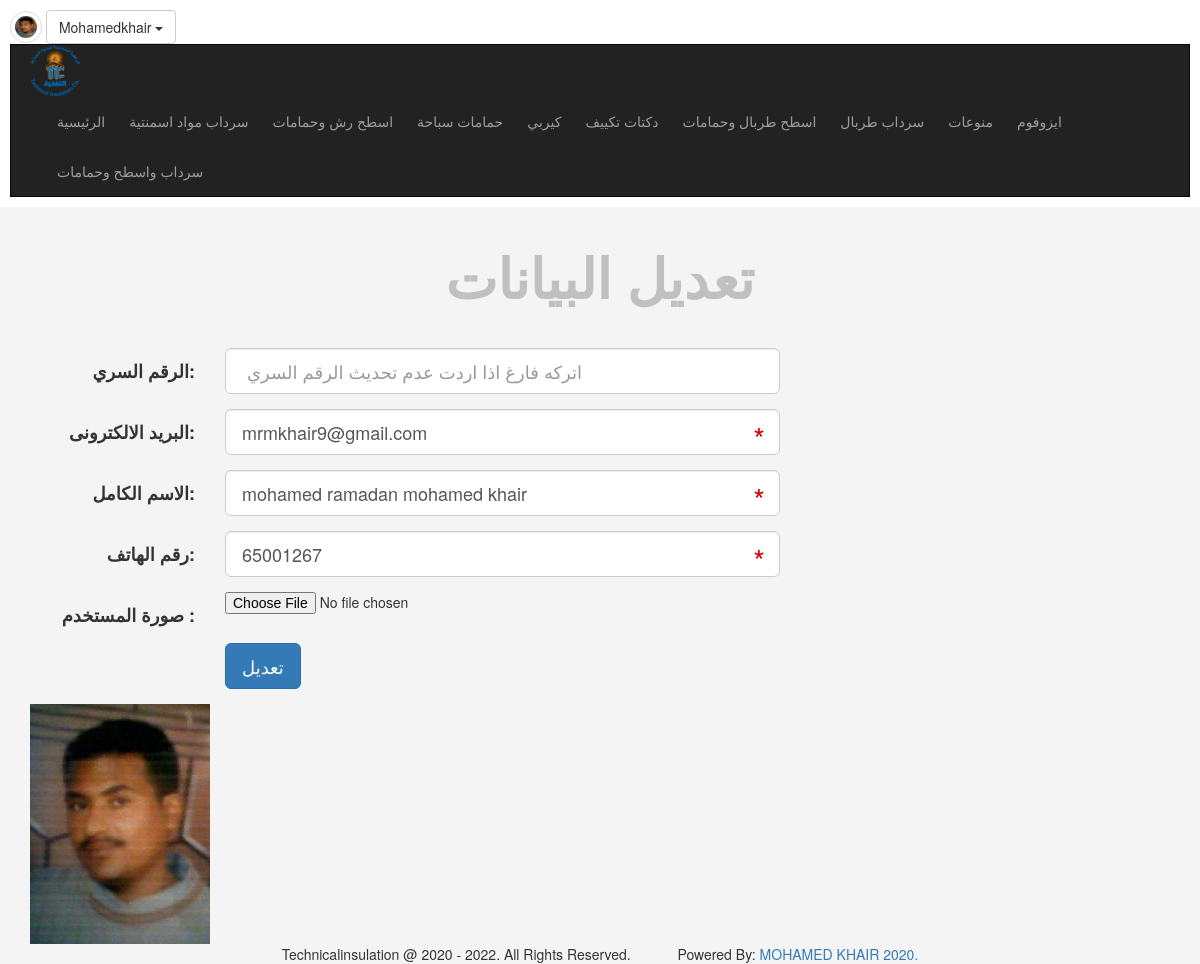
Screenshot of /editprofile.php (signed in) with the database file from the repository.
### tables this page shows
CREATE TABLE `users` (
  `UserID` int(11) NOT NULL,
  `Username` varchar(255) NOT NULL,
  `Password` varchar(255) NOT NULL,
  `Email` varchar(255) NOT NULL,
  `FullName` varchar(255) NOT NULL,
  `GroupID` int(11) NOT NULL DEFAULT 0,
  `TrustStatus` int(11) NOT NULL DEFAULT 0,
  `RegStatus` int(11) NOT NULL DEFAULT 0,
  `Date` date NOT NULL,
  `avatar` varchar(255) NOT NULL,
  `Position` varchar(255) NOT NULL,
  `Salary` varchar(255) NOT NULL,
  `Phone` varchar(255) NOT NULL,
  `Notes` varchar(255) NOT NULL
);

CREATE TABLE `categories` (
  `ID` int(11) NOT NULL,
  `Name` varchar(255) NOT NULL,
  `Description` text NOT NULL,
  `Parent` int(11) NOT NULL,
  `Ordering` int(11) DEFAULT NULL,
  `Visibility` tinyint(4) NOT NULL DEFAULT 0,
  `Allow_Comment` tinyint(4) NOT NULL DEFAULT 0,
  `Allow_Ads` tinyint(4) NOT NULL DEFAULT 0
);

### init.php (called while the page is built, shortened)
<?php
include 'admin/connect.php';
$sessionUser = '';
if(isset($_SESSION['user']) ){
    $sessionUser = $_SESSION['user'];
}
$tpl = 'includes/templates/';
$func = 'includes/functions/';
$css = 'layout/css/';
include $func . 'functions.php';
include $tpl . 'header.php';

### includes/functions/functions.php (called while the page is built, shortened)
<?php
function getAllFrom2($field , $table , $orderField , $where = NULL, $and = NULL, $ordering ="DESC"){
    global $con;
    $getAll = $con->prepare ("SELECT $field FROM $table $where $and ORDER BY $orderField $ordering ");
    $getAll->execute();
    $all = $getAll->fetchAll();
    return $all;
}

### editprofile.php (the view, shortened to what this page needs)
<?php
if (isset($_SESSION['user'])) {
include 'init.php';
    $getUser = $con->prepare("SELECT * FROM users WHERE Username = ?");
    $getUser->execute(array($sessionUser));
    $info = $getUser->fetch();
    $count = $getUser->rowCount();
    if ($count > 0){ ?>
        <h1 class="text-center">تعديل البيانات</h1>
        <div class="container">
        <form class="form-horizontal main-form" action ="<?php echo $_SERVER['PHP_SELF']?>" method ="POST" enctype="multipart/form-data">
            <div class="form-group form-group-lg">
              <label class="control-label col-sm-2">الرقم السري:</label>
              <div class="col-sm-10 col-md-6">
               <input type="password" name="newpassword" class="form-control" autocomplete="new-password" placeholder =" اتركه فارغ اذا اردت عدم تحديث الرقم السري" />
              </div>
            </div>
            <div class="form-group form-group-lg">
              <label class="control-label col-sm-2">البريد الالكترونى:</label>
              <div class="col-sm-10 col-md-6">
               <input  type="email" name="email" class="form-control"  value="<?php echo $info['Email']?>" required ="required"/>
              </div>
            </div>
            <div class="form-group form-group-lg">
              <label class="control-label col-sm-2">الاسم الكامل:</label>
              <div class="col-sm-10 col-md-6">
               <input  type="text" name="full" class="form-control"  value="<?php echo $info['FullName']?>" required ="required" />
              </div>
            </div>
            <div class="form-group form-group-lg">
              <label class="control-label col-sm-2"> رقم الهاتف:</label>
              <div class="col-sm-10 col-md-6">
               <input  type="text" name="phone" class="form-control"  value="<?php echo $info['Phone']?>" required ="required" />
              </div>
            </div>
            <div class="form-group form-group-lg">
              <label class="control-label col-sm-2">صورة المستخدم :</label>
              <div class="col-sm-10 col-md-6">
               <input type="file" name="avatar">
              </div>
            </div>
            <div class="form-group form-group-lg">
                    <div class ="col-sm-offset-2 col-sm-10">
                      <input class="btn btn-primary btn-lg" type="submit" value="تعديل" />
                    </div>
            </div>
            <img src="admin/uploads/avatars/<?php echo $info['avatar'] ?>">
          </form>
        </div>
              <?php
               } else {
                echo "<div class = 'container'>";
                $theMsg='<div class="alert alert-danger"> لا يوجد هذا الرقم</div>';
                redirectHome($theMsg);
                echo "</div>";
              }
} else {
    header('location:login.php');
    exit();
}
include $tpl . 'footer.php';

### includes/templates/header.php (shortened to what this page needs)
<!DOCTYPE html>
<html lang="en">
<head>
    <link rel="stylesheet" href="<?php echo $css; ?>bootstrap.min.css"/>
    <link rel="stylesheet" href="<?php echo $css; ?>font-awesome.min.css"/>
    <link rel="stylesheet" href="<?php echo $css; ?>jquery-ui.css"/>
    <link rel="stylesheet" href="<?php echo $css; ?>jquery.selectBoxIt.css"/>
    <link rel="stylesheet" href="<?php echo $css; ?>front.css"/>
</head>
<body>
<div class="upper-bar">
        <?php
          $getUser = $con->prepare("SELECT * FROM users WHERE Username = ?");
          $getUser->execute(array($sessionUser));
          $info = $getUser->fetch();
        if(isset($_SESSION['user'])){?>
        <img class="my-image img-thumbnail img-circle" src="admin/uploads/avatars/<?php echo $info['avatar'] ?>" alt=" " />
        <div class="btn-group my-info">
            <span class="btn btn-default dropdown-toggle" data-toggle="dropdown">
                <?php echo $sessionUser?>
                <span class="caret"></span>
                </span>
        </div>
            <nav class="navbar navbar-inverse " >
        <div class="container">
            <div class="navbar-header">
            <a href="https://technicalinsulation.000webhostapp.com/" target="_blank"><img style="width: 50px;" src="admin/uploads/avatars/logo.png" alt="logo"></a>
            </div>
            <div class="collapse navbar-collapse" id="app-nav">
                <ul class="nav navbar-nav navbar-right">
                <li> <a href="index.php">الرئيسية</a></li>
                    <?php
                    $allCats = getAllFrom2("*" , "categories" ,"ID", "where parent = 0", "", "ASC");
                    foreach ($allCats as $cat){
                        echo '<li> <a href="categories.php?pageid=' . $cat['ID'] .'">' . $cat['Name'] . '</a></li>';
                    }
                    ?>
                </ul>
            </div>
        </div>
        </nav>
        <?php
        }else{
        ?>
        <a href="login.php">
            <span class="pull-right">دخول/تسجيل</span>
        </a>
        <?php } ?>
</div>

### layout/css/front.css (style rules this page uses)
body { background-color: #F4F4F4; text-transform: capitalize; }
h1 { font-size: 55px; margin: 40px 0; font-weight: bold; color: #c0c0c0; }
.navbar { border-radius: 0; margin-bottom: 0; }
.nav > li >a, .navbar-brand { padding: 15px 12px; }
.upper-bar { padding: 10px; background-color: #FFF; }
.my-image { width: 32px; height: 32px; }

### rows the page displays
users: avatar (picture), email "mrmkhair9@gmail.com", full "mohamed ramadan mohamed khair", phone "65001267"
categories: Name "سرداب مواد اسمنتية"
categories: Name "اسطح رش وحمامات"
categories: Name "حمامات سباحة"
categories: Name "كيربي"
categories: Name "دكتات تكييف"
categories: Name "اسطح طربال وحمامات"
categories: Name "سرداب طربال"
categories: Name "منوعات"
categories: Name "ايزوفوم"
categories: Name "سرداب واسطح وحمامات"

### other values shown
$sessionUser "Mohamedkhair"
